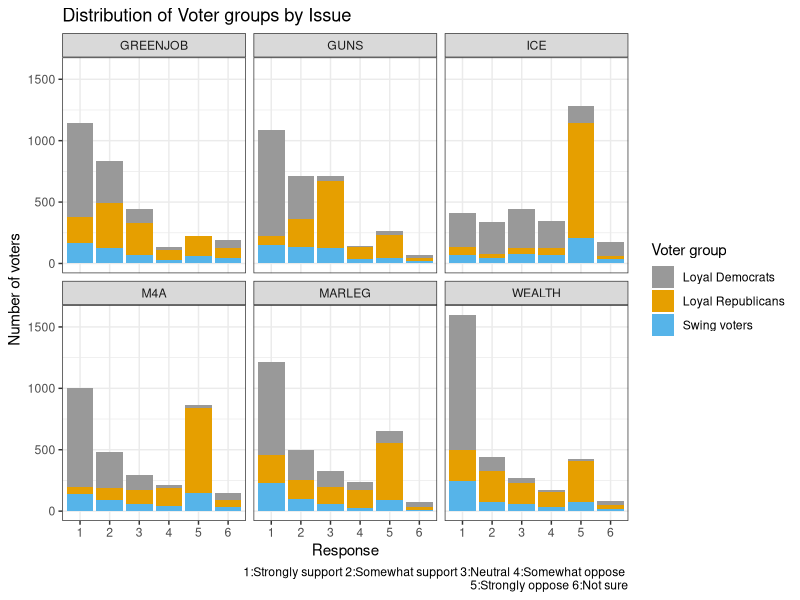
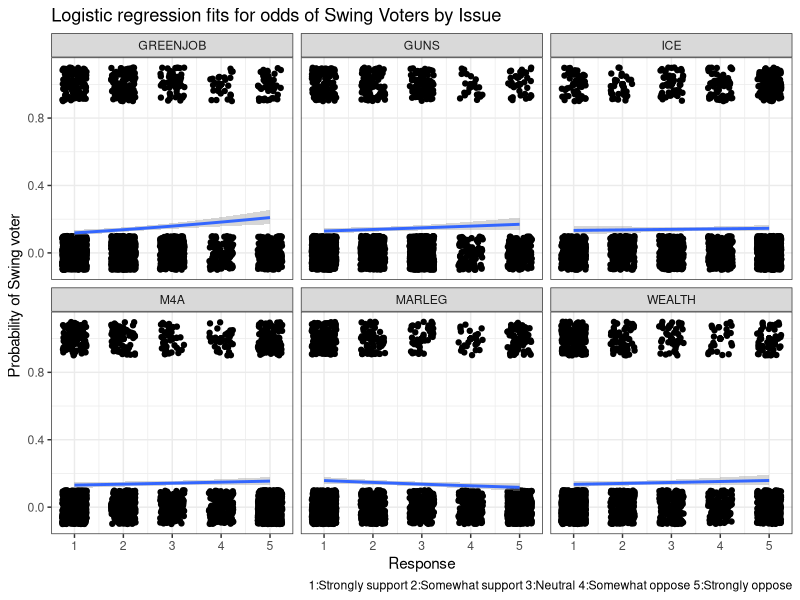
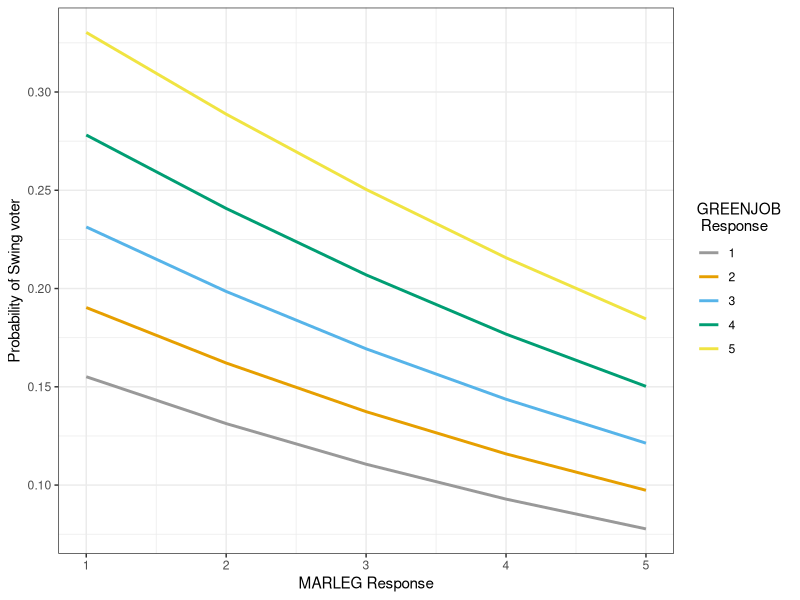
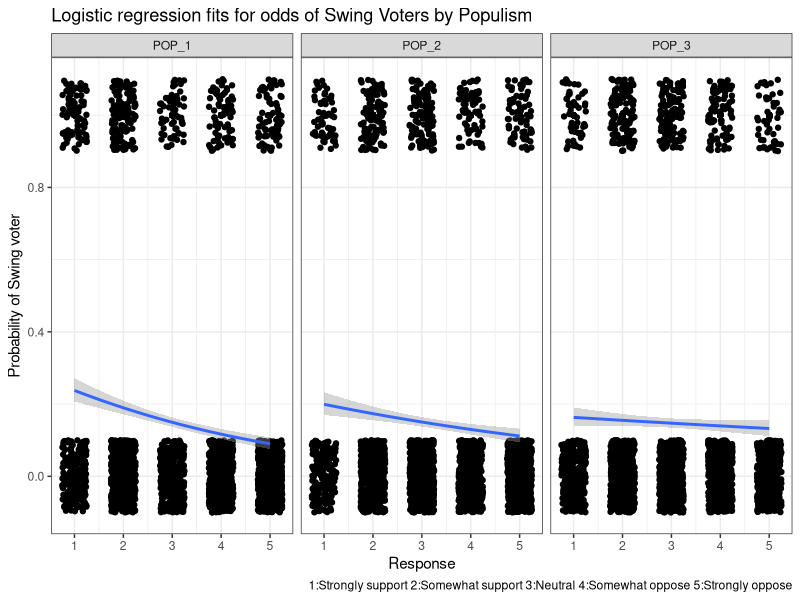
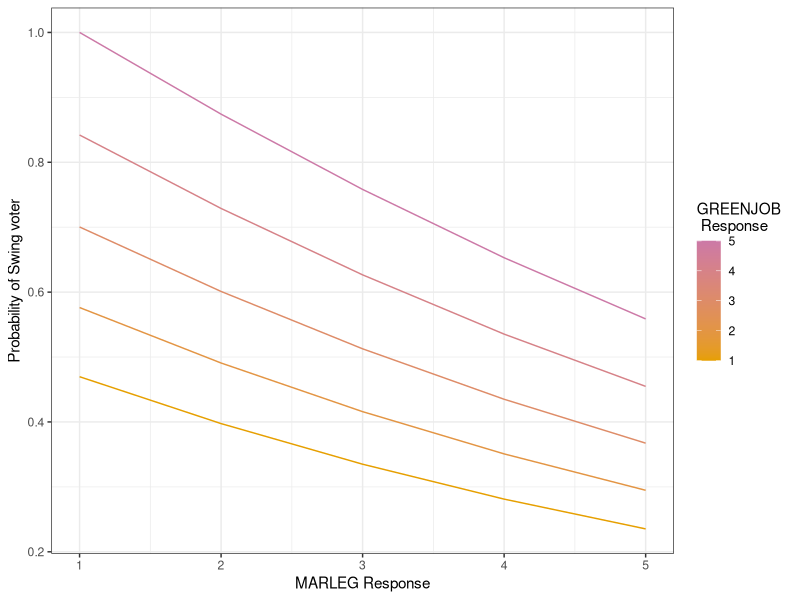
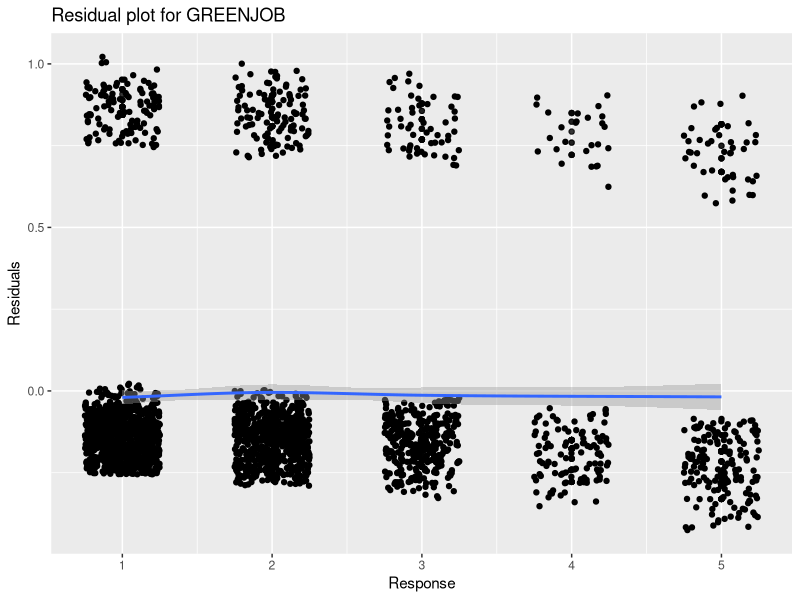
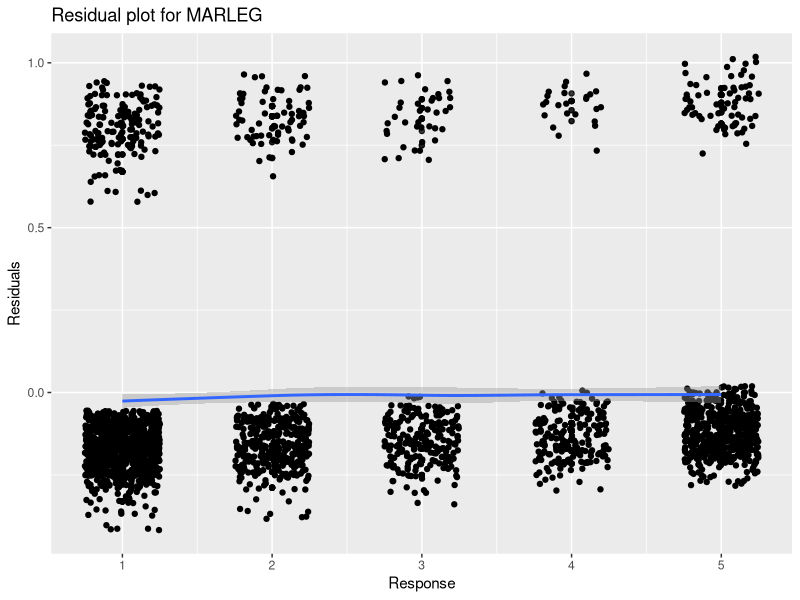

Generate these figures, in order, with R:
## ---- chunk 1
knitr::opts_chunk$set(echo = FALSE, tidy = TRUE, warning = FALSE, message = FALSE)
## ---- chunk 2
library(tidyverse)
library(broom)
library(arm)
cb_palette = c("#999999", "#E69F00", "#56B4E9", "#009E73", "#F0E442", "#0072B2", "#D55E00", "#CC79A7")
## ---- chunk 3
WTHH_full = read_csv("DFP_WTHH_release.csv")
WTHH = WTHH_full[c("presvote16post", "house3", "weight_DFP", "M4A", "GREENJOB", "WEALTH", "MARLEG", "ICE", "GUNS", "POP_1", "POP_2", "POP_3")]
## ---- chunk 4
WTHH$grp <- ifelse(WTHH$presvote16post==1 & WTHH$house3==1, "Loyal Democrats", ifelse(WTHH$presvote16post==2 & WTHH$house3==2, "Loyal Republicans", ifelse(!(WTHH$presvote16post %in% c(7,NA)), "Swing voters", NA)))
WTHH$swing_bhv <- ifelse(WTHH$grp=="Swing voters", ifelse(WTHH$house3==1, "Switch to D", ifelse(WTHH$house3==2, "Switch to R", "Others")), NA)

# cols <- c("presvote16post", "house3", "M4A", "GREENJOB", "WEALTH", "MARLEG", "ICE", "GUNS", "POP_1", "POP_2", "POP_3", "grp", "swing_bhv")
# WTHH[cols] <- lapply(WTHH[cols], factor)
## ---- chunk 5
WTHH.long = gather(WTHH, key="issue", value="response",
                   c("M4A", "GREENJOB", "WEALTH", "MARLEG", "ICE", "GUNS"))
cols <- c("issue", "response")
WTHH.long[cols] <- lapply(WTHH.long[cols], factor)
WTHH.long <- WTHH.long[c("issue", "response", "grp", "weight_DFP")]
WTHH.long <- WTHH.long[!is.na(WTHH.long$response) & !is.na(WTHH.long$grp),]
## ---- chunk 6
ggplot(WTHH.long, aes(x=response)) + stat_count(aes(fill=grp, weight=weight_DFP)) +
  facet_wrap(~issue) + scale_fill_manual(values=cb_palette) +
  labs(fill="Voter group", caption="1:Strongly support 2:Somewhat support 3:Neutral 4:Somewhat oppose \n5:Strongly oppose 6:Not sure") +
  ggtitle("Distribution of Voter groups by Issue") +
  xlab("Response") + ylab("Number of voters") +
  theme_bw()
## ---- chunk 7
WTHH$swing_voter = ifelse(WTHH$grp=="Swing voters", 1, ifelse(is.na(WTHH$grp), NA, 0))
WTHH.issue = WTHH[c("GREENJOB", "GUNS", "ICE", "M4A", "MARLEG", "WEALTH", "weight_DFP", "swing_voter")]
## ---- chunk 8
WTHH.issue <- WTHH.issue[rowSums(WTHH.issue[,c(1,2,3,4,5,6)] == 6) == 0,]
WTHH.issue <- WTHH.issue[complete.cases(WTHH.issue),]
## ---- chunk 9
WTHH.issue.long = gather(WTHH.issue, key="issue", value="response",
                   c("M4A", "GREENJOB", "WEALTH", "MARLEG", "ICE", "GUNS"))
ggplot(WTHH.issue.long, aes(x=response, y=swing_voter)) + geom_point(alpha=0.4) +
  geom_jitter(height=0.1, width=0.25) +
  geom_smooth(method = "glm", method.args = list(family = "binomial")) +
  facet_wrap(~issue) +
  labs(caption="1:Strongly support 2:Somewhat support 3:Neutral 4:Somewhat oppose 5:Strongly oppose") +
  ggtitle("Logistic regression fits for odds of Swing Voters by Issue") +
  xlab("Response") + ylab("Probability of Swing voter") +
  theme_bw()
## ---- chunk 10
WTHH.issue.logit1 <- glm(swing_voter ~ GREENJOB + GUNS + ICE + M4A + MARLEG + WEALTH, weights=weight_DFP, family="quasibinomial", data=WTHH.issue)
display(WTHH.issue.logit1)
## ---- chunk 11
WTHH.issue.logit <- glm(swing_voter ~ GREENJOB + MARLEG, weights=weight_DFP, family="quasibinomial", data=WTHH.issue)
display(WTHH.issue.logit)
## ---- chunk 12
issue.predict.grid = expand.grid(MARLEG = seq(1, 5, 1), GREENJOB = seq(1, 5, 1))
issue.pred = predict(WTHH.issue.logit, type = "response", newdata = issue.predict.grid)
issue.pred.df = data.frame(issue.predict.grid, swing.prob = as.vector(issue.pred))
ggplot(issue.pred.df, aes(x = MARLEG, y = swing.prob, group = factor(GREENJOB), color = factor(GREENJOB))) + geom_line(size=1) + xlab("MARLEG Response") + ylab("Probability of Swing voter") + labs(color = "GREENJOB \n Response") + theme_bw() + scale_color_manual(values = cb_palette)
## ---- chunk 13
WTHH.pop = WTHH[c("POP_1", "POP_2", "POP_3", "weight_DFP", "swing_voter")]
## ---- chunk 14
WTHH.pop <- WTHH.pop[rowSums(WTHH.pop[,c(1,2,3)] == 6) == 0,]
WTHH.pop <- WTHH.pop[complete.cases(WTHH.pop),]
## ---- chunk 15
WTHH.pop.long = gather(WTHH.pop, key="populism", value="response",
                   c("POP_1", "POP_2", "POP_3"))
ggplot(WTHH.pop.long, aes(x=response, y=swing_voter)) + geom_point(alpha=0.4) +
  geom_jitter(height=0.1, width=0.25) +
  geom_smooth(method = "glm", method.args = list(family = "binomial")) +
  facet_wrap(~populism) +
  labs(caption="1:Strongly support 2:Somewhat support 3:Neutral 4:Somewhat oppose 5:Strongly oppose") +
  ggtitle("Logistic regression fits for odds of Swing Voters by Populism") +
  xlab("Response") + ylab("Probability of Swing voter") +
  theme_bw()
## ---- chunk 16
issue.predict.grid = expand.grid(MARLEG = seq(1, 5, 1), GREENJOB = seq(1, 5, 1))
issue.pred = predict(WTHH.issue.logit, type = "response", newdata = issue.predict.grid)
issue.pred.df = data.frame(issue.predict.grid, swing.prob = as.vector(issue.pred/max(issue.pred)))
ggplot(issue.pred.df, aes(x = MARLEG, y = swing.prob, group = GREENJOB, color = GREENJOB)) + geom_line() + xlab("MARLEG Response") + ylab("Probability of Swing voter") + labs(color = "GREENJOB \n Response") + theme_bw() + scale_color_continuous(low = "#E69F00", high = "#CC79A7")
## ---- chunk 17
WTHH.issue.logit3 <- glm(swing_voter ~ GREENJOB * GUNS * ICE * M4A * MARLEG * WEALTH, weights=weight_DFP, family="quasibinomial", data=WTHH.issue)
display(WTHH.issue.logit3)
## ---- chunk 18
WTHH.issue.logit.df <- WTHH.issue
WTHH.issue.logit.df$.fitted <- fitted.values(WTHH.issue.logit)
WTHH.issue.logit.df$.resid <- residuals(WTHH.issue.logit, type="response")
WTHH.issue.logit.df$.pred <- 1 * (WTHH.issue.logit.df$.fitted > 0.5)
Correct <- (WTHH.issue.logit.df$swing_voter == WTHH.issue.logit.df$.pred)
1 - (sum(Correct) / nrow(WTHH.issue.logit.df))
## ---- chunk 19
ggplot(WTHH.issue.logit.df, aes(x=GREENJOB, y=.resid)) + geom_point(alpha=0.4) +
  geom_jitter(height=0.1, width=0.25) + geom_smooth(method = "loess", method.args = list(degree = 1)) +
  xlab("Response") + ylab("Residuals") + ggtitle("Residual plot for GREENJOB")
ggplot(WTHH.issue.logit.df, aes(x=MARLEG, y=.resid)) + geom_point(alpha=0.4) +
  geom_jitter(height=0.1, width=0.25) + geom_smooth(method = "loess", method.args = list(degree = 1)) +
  xlab("Response") + ylab("Residuals") + ggtitle("Residual plot for MARLEG")
